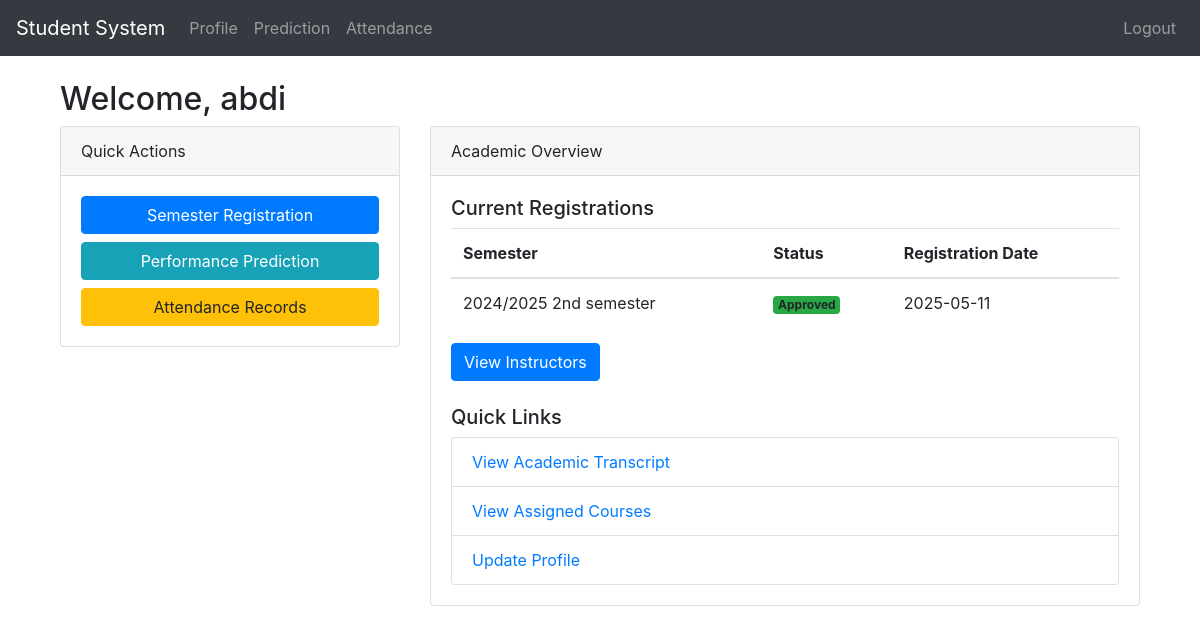
The app's page /dashboard/student (signed in), older data.
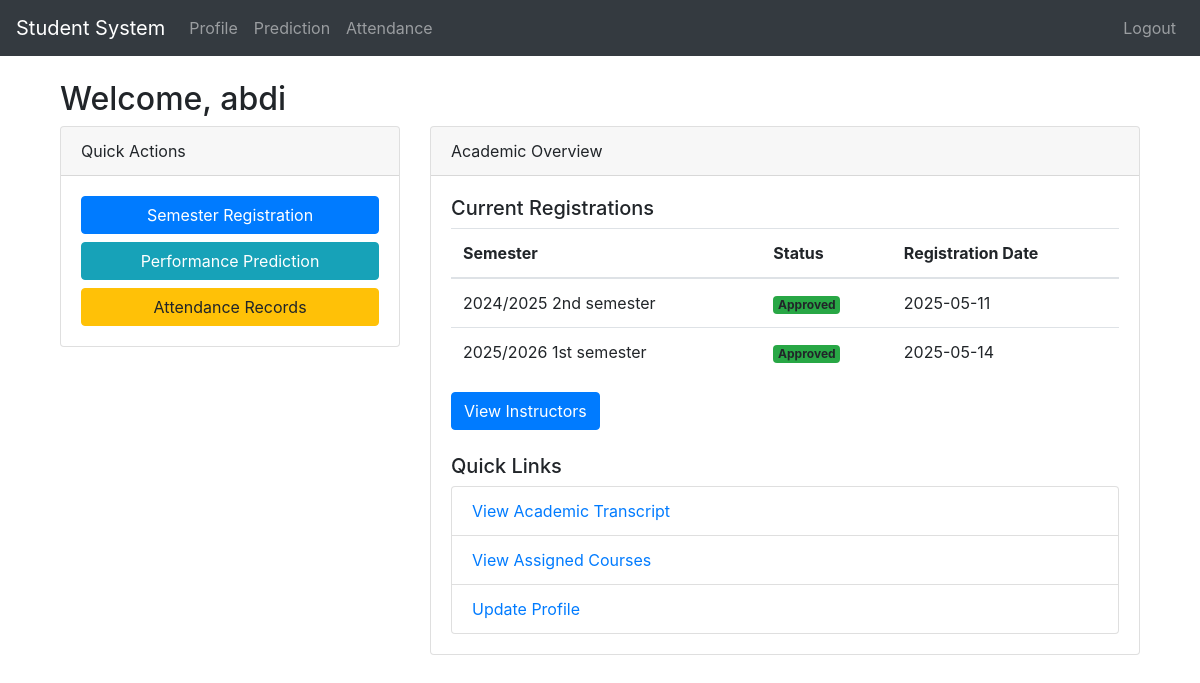
The same page, newer data.
### app.py (models this page shows)
class Registration(db.Model):       ### NEW
    __tablename__ = 'registrations'
    id          = db.Column(db.Integer, primary_key=True)
    student_id  = db.Column(db.Integer, db.ForeignKey('users.id'), nullable=False)
    semester_id = db.Column(db.Integer, db.ForeignKey('semesters.id'), nullable=False)
    status      = db.Column(db.String(20), default='Pending')  # Pending / Approved / Rejected
    timestamp   = db.Column(db.DateTime, default=datetime.utcnow)
    student     = db.relationship('User', backref='registrations')
    semester    = db.relationship('Semester', backref='registrations')
    __table_args__ = (
        db.UniqueConstraint('student_id', 'semester_id', name='_student_semester_uc'),
    )

class Semester(db.Model):           ### NEW
    __tablename__ = 'semesters'
    id        = db.Column(db.Integer, primary_key=True)
    name      = db.Column(db.String(20), nullable=False)  # e.g. "2024/2025 I"
    is_open   = db.Column(db.Boolean, default=False)

### app.py (the view)
@app.route('/dashboard/student')
@roles_required('student')
def dashboard_student():
    regs = Registration.query.filter_by(student_id=session['user_id']).all()
    user = User.query.get(session['user_id'])
    student_name = user.username if user else "Student" # Fallback name
    return render_template('dashboard_student.html', regs=regs,name=student_name)

### app.py (called while the page is built)
def roles_required(*required_roles):
    def decorator(f):
        @wraps(f)
        def wrapped(*args, **kwargs):
            if session.get('role') not in required_roles:
                flash('Access denied. Insufficient privileges', 'danger')
                return redirect(url_for('login'))
            return f(*args, **kwargs)
        return wrapped
    return decorator

### templates/dashboard_student.html (shortened to what this page needs)
{% extends "base.html" %}
{% block content %}
<div class="container mt-4">
    <h2>Welcome, {{ name }}</h2>
    <div class="row">
        <div class="col-md-4">
            <div class="card mb-4">
                <div class="card-header">Quick Actions</div>
                <div class="card-body">
                    <a href="{{ url_for('register_semester') }}" class="btn btn-primary btn-block mb-2">
                        Semester Registration
                    </a>
                    <a href="{{ url_for('predict_form') }}" class="btn btn-info btn-block mb-2">
                        Performance Prediction
                    </a>
                    <a href="{{ url_for('view_attendance') }}" class="btn btn-warning btn-block">
                        Attendance Records
                    </a>
                </div>
            </div>
        </div>
        <div class="col-md-8">
            <div class="card mb-4">
                <div class="card-header">Academic Overview</div>
                <div class="card-body">
                    <h5>Current Registrations</h5>
                    <table class="table">
                        <thead>
                            <tr>
                                <th>Semester</th>
                                <th>Status</th>
                                <th>Registration Date</th>
                            </tr>
                        </thead>
                        <tbody>
                            {% for reg in regs %}
                            <tr>
                                <td>{{ reg.semester.name }}</td>
                                <td>
                                    <span class="badge
                                        {% if reg.status == 'Approved' %}bg-success
                                        {% elif reg.status == 'Pending' %}bg-warning
                                        {% else %}bg-secondary{% endif %}">
                                        {{ reg.status }}
                                    </span>
                                </td>
                                <td>{{ reg.timestamp.strftime('%Y-%m-%d') }}</td>
                            </tr>
                            {% endfor %}
                        </tbody>
                    </table>
                            <a href="{{ url_for('my_instructors') }}" class="btn btn-primary">
     View Instructors
</a>
                    <div class="mt-4">
                        <h5>Quick Links</h5>
                        <div class="list-group">
                            <a href="{{ url_for('transcript', sem_id=0) }}" class="list-group-item">
                                View Academic Transcript
                            </a>
                            <a href="{{ url_for('my_courses') }}" class="list-group-item">
                                View Assigned Courses
                            </a>
                            <a href="{{ url_for('profile') }}" class="list-group-item">
                                Update Profile
                            </a>
                        </div>
                    </div>
                </div>
            </div>
        </div>
    </div>
</div>
{% endblock %}

Row changes from the older to the newer data that the page shows:
added Registration: semester.name "2025/2026 1st semester", status "Approved", timestamp "2025-05-14"
